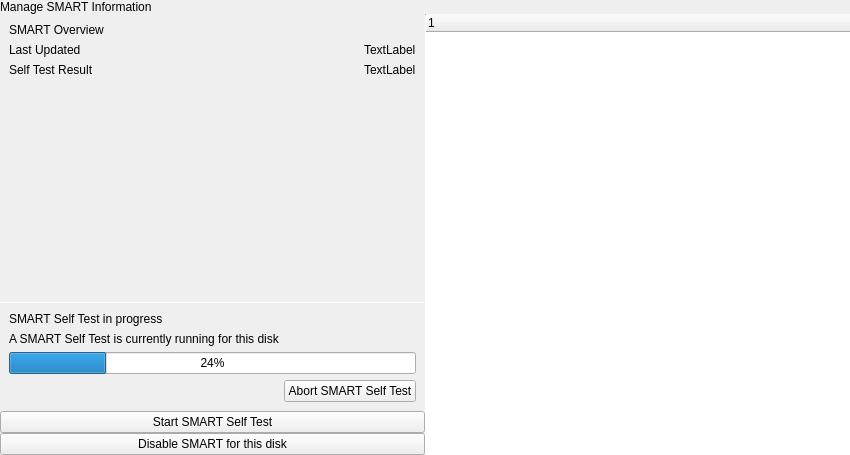
<?xml version="1.0" encoding="UTF-8"?>
<ui version="4.0">
 <class>SmartPopover</class>
 <widget class="QWidget" name="SmartPopover">
  <property name="geometry">
   <rect>
    <x>0</x>
    <y>0</y>
    <width>850</width>
    <height>455</height>
   </rect>
  </property>
  <property name="windowTitle">
   <string notr="true">Form</string>
  </property>
  <layout class="QVBoxLayout" name="verticalLayout">
   <property name="spacing">
    <number>0</number>
   </property>
   <property name="leftMargin">
    <number>0</number>
   </property>
   <property name="topMargin">
    <number>0</number>
   </property>
   <property name="rightMargin">
    <number>0</number>
   </property>
   <property name="bottomMargin">
    <number>0</number>
   </property>
   <item>
    <widget class="tStackedWidget" name="stackedWidget">
     <property name="currentIndex">
      <number>0</number>
     </property>
     <widget class="QWidget" name="mainPage">
      <layout class="QVBoxLayout" name="verticalLayout_3">
       <property name="spacing">
        <number>0</number>
       </property>
       <property name="leftMargin">
        <number>0</number>
       </property>
       <property name="topMargin">
        <number>0</number>
       </property>
       <property name="rightMargin">
        <number>0</number>
       </property>
       <property name="bottomMargin">
        <number>0</number>
       </property>
       <item>
        <widget class="tTitleLabel" name="titleLabel">
         <property name="text">
          <string>Manage SMART Information</string>
         </property>
        </widget>
       </item>
       <item>
        <widget class="tStackedWidget" name="stackedWidget_2">
         <property name="currentIndex">
          <number>1</number>
         </property>
         <widget class="QWidget" name="smartDisabledPage">
          <layout class="QVBoxLayout" name="verticalLayout_2">
           <item>
            <spacer name="verticalSpacer_2">
             <property name="orientation">
              <enum>Qt::Vertical</enum>
             </property>
             <property name="sizeHint" stdset="0">
              <size>
               <width>20</width>
               <height>40</height>
              </size>
             </property>
            </spacer>
           </item>
           <item>
            <widget class="QLabel" name="label">
             <property name="font">
              <font>
               <pointsize>20</pointsize>
              </font>
             </property>
             <property name="text">
              <string>SMART is disabled for this disk</string>
             </property>
             <property name="alignment">
              <set>Qt::AlignCenter</set>
             </property>
            </widget>
           </item>
           <item>
            <widget class="QLabel" name="label_2">
             <property name="text">
              <string>Enable SMART to view SMART statistics and perform SMART self tests</string>
             </property>
             <property name="alignment">
              <set>Qt::AlignCenter</set>
             </property>
            </widget>
           </item>
           <item alignment="Qt::AlignHCenter">
            <widget class="QPushButton" name="enableSmartButton">
             <property name="text">
              <string>Enable SMART</string>
             </property>
            </widget>
           </item>
           <item>
            <spacer name="verticalSpacer">
             <property name="orientation">
              <enum>Qt::Vertical</enum>
             </property>
             <property name="sizeHint" stdset="0">
              <size>
               <width>20</width>
               <height>40</height>
              </size>
             </property>
            </spacer>
           </item>
          </layout>
         </widget>
         <widget class="QWidget" name="smartEnabledWidget">
          <layout class="QHBoxLayout" name="horizontalLayout">
           <property name="spacing">
            <number>0</number>
           </property>
           <property name="leftMargin">
            <number>0</number>
           </property>
           <property name="topMargin">
            <number>0</number>
           </property>
           <property name="rightMargin">
            <number>0</number>
           </property>
           <property name="bottomMargin">
            <number>0</number>
           </property>
           <item>
            <widget class="QWidget" name="leftWidget" native="true">
             <layout class="QVBoxLayout" name="verticalLayout_4">
              <property name="spacing">
               <number>0</number>
              </property>
              <property name="leftMargin">
               <number>0</number>
              </property>
              <property name="topMargin">
               <number>0</number>
              </property>
              <property name="rightMargin">
               <number>0</number>
              </property>
              <property name="bottomMargin">
               <number>0</number>
              </property>
              <item>
               <layout class="QGridLayout" name="gridLayout">
                <property name="leftMargin">
                 <number>9</number>
                </property>
                <property name="topMargin">
                 <number>9</number>
                </property>
                <property name="rightMargin">
                 <number>9</number>
                </property>
                <property name="bottomMargin">
                 <number>9</number>
                </property>
                <property name="spacing">
                 <number>6</number>
                </property>
                <item row="1" column="1" alignment="Qt::AlignRight|Qt::AlignTop">
                 <widget class="QLabel" name="lastUpdatedLabel">
                  <property name="text">
                   <string notr="true">TextLabel</string>
                  </property>
                  <property name="wordWrap">
                   <bool>true</bool>
                  </property>
                 </widget>
                </item>
                <item row="1" column="0" alignment="Qt::AlignLeft|Qt::AlignTop">
                 <widget class="QLabel" name="label_3">
                  <property name="sizePolicy">
                   <sizepolicy hsizetype="Preferred" vsizetype="Preferred">
                    <horstretch>0</horstretch>
                    <verstretch>0</verstretch>
                   </sizepolicy>
                  </property>
                  <property name="text">
                   <string>Last Updated</string>
                  </property>
                 </widget>
                </item>
                <item row="0" column="0" colspan="2">
                 <widget class="tSubtitleLabel" name="subtitleLabel">
                  <property name="text">
                   <string>SMART Overview</string>
                  </property>
                 </widget>
                </item>
                <item row="3" column="0">
                 <spacer name="verticalSpacer_3">
                  <property name="orientation">
                   <enum>Qt::Vertical</enum>
                  </property>
                  <property name="sizeHint" stdset="0">
                   <size>
                    <width>20</width>
                    <height>40</height>
                   </size>
                  </property>
                 </spacer>
                </item>
                <item row="2" column="0" alignment="Qt::AlignLeft">
                 <widget class="QLabel" name="label_4">
                  <property name="text">
                   <string>Self Test Result</string>
                  </property>
                 </widget>
                </item>
                <item row="2" column="1" alignment="Qt::AlignRight">
                 <widget class="QLabel" name="selfTestResult">
                  <property name="text">
                   <string notr="true">TextLabel</string>
                  </property>
                 </widget>
                </item>
               </layout>
              </item>
              <item>
               <widget class="QWidget" name="smartSelfTestInProgressWidget" native="true">
                <layout class="QVBoxLayout" name="verticalLayout_9">
                 <property name="spacing">
                  <number>0</number>
                 </property>
                 <property name="leftMargin">
                  <number>0</number>
                 </property>
                 <property name="topMargin">
                  <number>0</number>
                 </property>
                 <property name="rightMargin">
                  <number>0</number>
                 </property>
                 <property name="bottomMargin">
                  <number>0</number>
                 </property>
                 <item>
                  <widget class="Line" name="singlePixelHorizontalLine_2">
                   <property name="maximumSize">
                    <size>
                     <width>16777215</width>
                     <height>1</height>
                    </size>
                   </property>
                   <property name="orientation">
                    <enum>Qt::Horizontal</enum>
                   </property>
                  </widget>
                 </item>
                 <item>
                  <layout class="QVBoxLayout" name="verticalLayout_8">
                   <property name="spacing">
                    <number>6</number>
                   </property>
                   <property name="leftMargin">
                    <number>9</number>
                   </property>
                   <property name="topMargin">
                    <number>9</number>
                   </property>
                   <property name="rightMargin">
                    <number>9</number>
                   </property>
                   <property name="bottomMargin">
                    <number>9</number>
                   </property>
                   <item>
                    <widget class="tSubtitleLabel" name="subtitleLabel_3">
                     <property name="text">
                      <string>SMART Self Test in progress</string>
                     </property>
                    </widget>
                   </item>
                   <item>
                    <widget class="QLabel" name="label_5">
                     <property name="text">
                      <string>A SMART Self Test is currently running for this disk</string>
                     </property>
                     <property name="wordWrap">
                      <bool>true</bool>
                     </property>
                    </widget>
                   </item>
                   <item>
                    <widget class="QProgressBar" name="selfTestProgressBar">
                     <property name="value">
                      <number>24</number>
                     </property>
                    </widget>
                   </item>
                   <item>
                    <layout class="QHBoxLayout" name="horizontalLayout_2">
                     <item>
                      <spacer name="horizontalSpacer">
                       <property name="orientation">
                        <enum>Qt::Horizontal</enum>
                       </property>
                       <property name="sizeHint" stdset="0">
                        <size>
                         <width>40</width>
                         <height>20</height>
                        </size>
                       </property>
                      </spacer>
                     </item>
                     <item>
                      <widget class="QPushButton" name="abortSmartSelfTestButton">
                       <property name="text">
                        <string>Abort SMART Self Test</string>
                       </property>
                      </widget>
                     </item>
                    </layout>
                   </item>
                  </layout>
                 </item>
                </layout>
               </widget>
              </item>
              <item>
               <widget class="QPushButton" name="startSmartSelfTestButton">
                <property name="text">
                 <string>Start SMART Self Test</string>
                </property>
               </widget>
              </item>
              <item>
               <widget class="QPushButton" name="disableSmartButton">
                <property name="text">
                 <string>Disable SMART for this disk</string>
                </property>
               </widget>
              </item>
             </layout>
            </widget>
           </item>
           <item>
            <widget class="Line" name="singlePixelHorizontalLine">
             <property name="maximumSize">
              <size>
               <width>16777215</width>
               <height>1</height>
              </size>
             </property>
             <property name="orientation">
              <enum>Qt::Horizontal</enum>
             </property>
            </widget>
           </item>
           <item>
            <widget class="Line" name="line">
             <property name="maximumSize">
              <size>
               <width>1</width>
               <height>16777215</height>
              </size>
             </property>
             <property name="orientation">
              <enum>Qt::Vertical</enum>
             </property>
            </widget>
           </item>
           <item>
            <widget class="QTreeWidget" name="smartAttributesWidget">
             <property name="frameShape">
              <enum>QFrame::NoFrame</enum>
             </property>
             <property name="selectionMode">
              <enum>QAbstractItemView::NoSelection</enum>
             </property>
             <property name="rootIsDecorated">
              <bool>false</bool>
             </property>
             <property name="itemsExpandable">
              <bool>false</bool>
             </property>
             <column>
              <property name="text">
               <string notr="true">1</string>
              </property>
             </column>
            </widget>
           </item>
          </layout>
         </widget>
        </widget>
       </item>
      </layout>
     </widget>
     <widget class="QWidget" name="smartSelfTestPage">
      <layout class="QVBoxLayout" name="verticalLayout_5">
       <property name="spacing">
        <number>0</number>
       </property>
       <property name="leftMargin">
        <number>0</number>
       </property>
       <property name="topMargin">
        <number>0</number>
       </property>
       <property name="rightMargin">
        <number>0</number>
       </property>
       <property name="bottomMargin">
        <number>0</number>
       </property>
       <item>
        <widget class="tTitleLabel" name="titleLabel_2">
         <property name="text">
          <string>Start SMART Self Test</string>
         </property>
        </widget>
       </item>
       <item alignment="Qt::AlignHCenter">
        <widget class="QWidget" name="selfTestConfirmWidget" native="true">
         <layout class="QGridLayout" name="gridLayout_2">
          <item row="1" column="0">
           <widget class="QLabel" name="smartSelfTestConfirmLabel">
            <property name="text">
             <string>SMART Self Test Type</string>
            </property>
            <property name="wordWrap">
             <bool>true</bool>
            </property>
           </widget>
          </item>
          <item row="1" column="1">
           <widget class="QRadioButton" name="shortSelfTestRadioButton">
            <property name="sizePolicy">
             <sizepolicy hsizetype="Expanding" vsizetype="Fixed">
              <horstretch>0</horstretch>
              <verstretch>0</verstretch>
             </sizepolicy>
            </property>
            <property name="text">
             <string>Short</string>
            </property>
            <property name="checked">
             <bool>true</bool>
            </property>
           </widget>
          </item>
          <item row="2" column="1">
           <widget class="QRadioButton" name="extendedSelfTestRadioButton">
            <property name="text">
             <string>Extended</string>
            </property>
           </widget>
          </item>
          <item row="4" column="0" colspan="2">
           <widget class="QPushButton" name="doStartSelfTestButton">
            <property name="text">
             <string>Start SMART Self Test</string>
            </property>
            <property name="icon">
             <iconset theme="media-image-restore">
              <normaloff>../../libthefrisbee/operations</normaloff>../../libthefrisbee/operations</iconset>
            </property>
           </widget>
          </item>
          <item row="3" column="1">
           <widget class="QRadioButton" name="conveyanceSelfTestRadioButton">
            <property name="text">
             <string>Conveyance</string>
            </property>
           </widget>
          </item>
          <item row="0" column="0" colspan="2">
           <widget class="tSubtitleLabel" name="subtitleLabel_2">
            <property name="text">
             <string>SMART Self Test Options</string>
            </property>
           </widget>
          </item>
         </layout>
        </widget>
       </item>
       <item>
        <spacer name="verticalSpacer_4">
         <property name="orientation">
          <enum>Qt::Vertical</enum>
         </property>
         <property name="sizeHint" stdset="0">
          <size>
           <width>20</width>
           <height>288</height>
          </size>
         </property>
        </spacer>
       </item>
      </layout>
     </widget>
    </widget>
   </item>
  </layout>
 </widget>
 <customwidgets>
  <customwidget>
   <class>tTitleLabel</class>
   <extends>QLabel</extends>
   <header location="global">ttitlelabel.h</header>
   <slots>
    <signal>backButtonClicked()</signal>
   </slots>
  </customwidget>
  <customwidget>
   <class>tSubtitleLabel</class>
   <extends>QLabel</extends>
   <header location="global">tsubtitlelabel.h</header>
  </customwidget>
  <customwidget>
   <class>tStackedWidget</class>
   <extends>QStackedWidget</extends>
   <header location="global">tstackedwidget.h</header>
   <container>1</container>
   <slots>
    <signal>switchingFrame(int)</signal>
   </slots>
  </customwidget>
 </customwidgets>
 <resources/>
 <connections/>
</ui>
